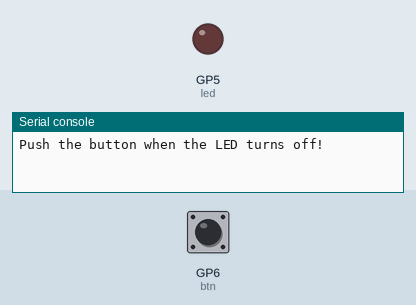
A program run on a simulated Raspberry Pi Pico running MicroPython. On the bench: output pins drawn as LEDs (lit = HIGH), the last lines printed to the serial console. Wiring (from the project's diagram.json): red LED on GP5, green button on GP6. Inputs (shaded band) come from the test bench; at power-on: GP6 (btn) HIGH. Random numbers come from a fixed seed.

Above: at 1.2 s.
1.3 s: GP6 (btn) pulled LOW for 0.15 s
At 2.1 s:
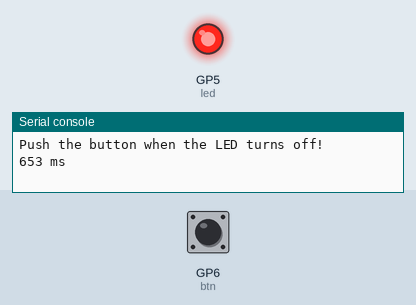
Timing chart, 0 to 4.3 s (numbered marks = the images above; inputs shaded):
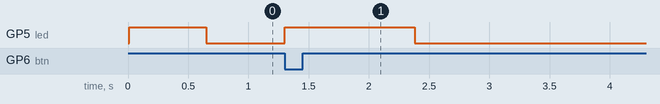

The program:

main.py
```python
from machine import Pin, Timer
import utime
from random import randint

utime.sleep(0.01) # Wait for USB to connect
print("Push the button when the LED turns off!")

led = Pin(5, Pin.OUT)
btn = Pin(6, Pin.IN, Pin.PULL_UP)

timer = Timer()
ticking = False
tick = 0

def new_round():
    global ticking
    timer.init(
        mode = Timer.ONE_SHOT,
        period = randint(500,1500),
        callback = timer_cb )
    ticking = True
    led.value(1)

def timer_cb(t):
    global ticking,tick
    led.value(0)
    tick = utime.ticks_ms() # save current time
    ticking = False

def btn_cb(p):
    if ticking: return # ignore button when timer is running
    # print reaction time and start a new round
    print(str( utime.ticks_diff(utime.ticks_ms(), tick) ) + " ms")
    new_round()

btn.irq(
    handler = btn_cb,
    trigger = Pin.IRQ_FALLING )

new_round() # start

# idle
while True:
    utime.sleep(1)
```

Measured:
- after the input at 1.3 s, GP5 (led): LOW → HIGH at once, → LOW 1.1 s later
